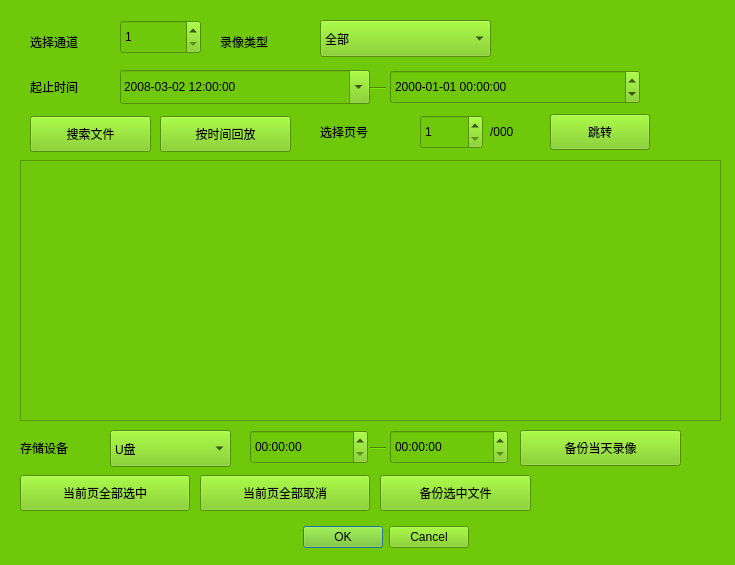
<ui version="4.0" >
 <class>frm_searchfile</class>
 <widget class="QWidget" name="frm_searchfile" >
  <property name="windowModality" >
   <enum>Qt::WindowModal</enum>
  </property>
  <property name="geometry" >
   <rect>
    <x>0</x>
    <y>0</y>
    <width>735</width>
    <height>565</height>
   </rect>
  </property>
  <property name="windowTitle" >
   <string>录像文件搜索</string>
  </property>
  <property name="styleSheet" >
   <string notr="true" >font: 12pt "WenQuanYi Zen Hei";
background-color: rgb(112, 200, 11);</string>
  </property>
  <widget class="QLabel" name="label" >
   <property name="geometry" >
    <rect>
     <x>30</x>
     <y>30</y>
     <width>91</width>
     <height>24</height>
    </rect>
   </property>
   <property name="text" >
    <string>选择通道</string>
   </property>
  </widget>
  <widget class="QLabel" name="label_2" >
   <property name="geometry" >
    <rect>
     <x>30</x>
     <y>75</y>
     <width>91</width>
     <height>24</height>
    </rect>
   </property>
   <property name="text" >
    <string>起止时间</string>
   </property>
  </widget>
  <widget class="QLabel" name="label_3" >
   <property name="geometry" >
    <rect>
     <x>490</x>
     <y>120</y>
     <width>70</width>
     <height>24</height>
    </rect>
   </property>
   <property name="text" >
    <string>/000</string>
   </property>
  </widget>
  <widget class="QLabel" name="label_4" >
   <property name="geometry" >
    <rect>
     <x>220</x>
     <y>30</y>
     <width>91</width>
     <height>24</height>
    </rect>
   </property>
   <property name="text" >
    <string>录像类型</string>
   </property>
  </widget>
  <widget class="QLabel" name="label_5" >
   <property name="geometry" >
    <rect>
     <x>20</x>
     <y>436</y>
     <width>91</width>
     <height>24</height>
    </rect>
   </property>
   <property name="text" >
    <string>存储设备</string>
   </property>
  </widget>
  <widget class="QLabel" name="label_6" >
   <property name="geometry" >
    <rect>
     <x>320</x>
     <y>120</y>
     <width>91</width>
     <height>24</height>
    </rect>
   </property>
   <property name="text" >
    <string>选择页号</string>
   </property>
  </widget>
  <widget class="QDialogButtonBox" name="buttonBox" >
   <property name="geometry" >
    <rect>
     <x>280</x>
     <y>520</y>
     <width>189</width>
     <height>34</height>
    </rect>
   </property>
   <property name="standardButtons" >
    <set>QDialogButtonBox::Cancel|QDialogButtonBox::Ok</set>
   </property>
  </widget>
  <widget class="QTableView" name="tableView" >
   <property name="geometry" >
    <rect>
     <x>20</x>
     <y>160</y>
     <width>701</width>
     <height>261</height>
    </rect>
   </property>
  </widget>
  <widget class="QComboBox" name="comboBox" >
   <property name="geometry" >
    <rect>
     <x>110</x>
     <y>430</y>
     <width>121</width>
     <height>37</height>
    </rect>
   </property>
   <item>
    <property name="text" >
     <string>U盘</string>
    </property>
   </item>
   <item>
    <property name="text" >
     <string>硬盘</string>
    </property>
   </item>
  </widget>
  <widget class="QPushButton" name="pushButton" >
   <property name="geometry" >
    <rect>
     <x>520</x>
     <y>430</y>
     <width>161</width>
     <height>36</height>
    </rect>
   </property>
   <property name="text" >
    <string>备份当天录像</string>
   </property>
  </widget>
  <widget class="QPushButton" name="pushButton_2" >
   <property name="geometry" >
    <rect>
     <x>380</x>
     <y>475</y>
     <width>151</width>
     <height>36</height>
    </rect>
   </property>
   <property name="text" >
    <string>备份选中文件</string>
   </property>
  </widget>
  <widget class="QPushButton" name="pushButton_3" >
   <property name="geometry" >
    <rect>
     <x>20</x>
     <y>475</y>
     <width>170</width>
     <height>36</height>
    </rect>
   </property>
   <property name="text" >
    <string>当前页全部选中</string>
   </property>
  </widget>
  <widget class="QPushButton" name="pushButton_4" >
   <property name="geometry" >
    <rect>
     <x>200</x>
     <y>475</y>
     <width>170</width>
     <height>36</height>
    </rect>
   </property>
   <property name="text" >
    <string>当前页全部取消</string>
   </property>
  </widget>
  <widget class="QTimeEdit" name="timeEdit" >
   <property name="geometry" >
    <rect>
     <x>250</x>
     <y>430</y>
     <width>118</width>
     <height>34</height>
    </rect>
   </property>
   <property name="displayFormat" >
    <string>hh:mm:ss</string>
   </property>
  </widget>
  <widget class="QTimeEdit" name="timeEdit_2" >
   <property name="geometry" >
    <rect>
     <x>390</x>
     <y>430</y>
     <width>118</width>
     <height>34</height>
    </rect>
   </property>
   <property name="displayFormat" >
    <string>hh:mm:ss</string>
   </property>
  </widget>
  <widget class="Line" name="line" >
   <property name="geometry" >
    <rect>
     <x>370</x>
     <y>440</y>
     <width>16</width>
     <height>16</height>
    </rect>
   </property>
   <property name="orientation" >
    <enum>Qt::Horizontal</enum>
   </property>
  </widget>
  <widget class="QSpinBox" name="spinBox" >
   <property name="geometry" >
    <rect>
     <x>120</x>
     <y>20</y>
     <width>81</width>
     <height>34</height>
    </rect>
   </property>
   <property name="minimum" >
    <number>1</number>
   </property>
   <property name="maximum" >
    <number>16</number>
   </property>
  </widget>
  <widget class="QComboBox" name="comboBox_2" >
   <property name="geometry" >
    <rect>
     <x>320</x>
     <y>20</y>
     <width>171</width>
     <height>37</height>
    </rect>
   </property>
   <item>
    <property name="text" >
     <string>全部</string>
    </property>
   </item>
  </widget>
  <widget class="QDateTimeEdit" name="dateTimeEdit" >
   <property name="geometry" >
    <rect>
     <x>120</x>
     <y>70</y>
     <width>250</width>
     <height>34</height>
    </rect>
   </property>
   <property name="date" >
    <date>
     <year>2008</year>
     <month>3</month>
     <day>2</day>
    </date>
   </property>
   <property name="time" >
    <time>
     <hour>12</hour>
     <minute>0</minute>
     <second>0</second>
    </time>
   </property>
   <property name="currentSection" >
    <enum>QDateTimeEdit::YearSection</enum>
   </property>
   <property name="displayFormat" >
    <string>yyyy-MM-dd hh:mm:ss</string>
   </property>
   <property name="calendarPopup" >
    <bool>true</bool>
   </property>
  </widget>
  <widget class="QDateTimeEdit" name="dateTimeEdit_2" >
   <property name="geometry" >
    <rect>
     <x>390</x>
     <y>70</y>
     <width>250</width>
     <height>34</height>
    </rect>
   </property>
   <property name="displayFormat" >
    <string>yyyy-MM-dd hh:mm:ss</string>
   </property>
  </widget>
  <widget class="Line" name="line_2" >
   <property name="geometry" >
    <rect>
     <x>370</x>
     <y>80</y>
     <width>16</width>
     <height>16</height>
    </rect>
   </property>
   <property name="orientation" >
    <enum>Qt::Horizontal</enum>
   </property>
  </widget>
  <widget class="QPushButton" name="pushButton_5" >
   <property name="geometry" >
    <rect>
     <x>30</x>
     <y>116</y>
     <width>121</width>
     <height>36</height>
    </rect>
   </property>
   <property name="text" >
    <string>搜索文件</string>
   </property>
  </widget>
  <widget class="QPushButton" name="pushButton_6" >
   <property name="geometry" >
    <rect>
     <x>160</x>
     <y>116</y>
     <width>131</width>
     <height>36</height>
    </rect>
   </property>
   <property name="text" >
    <string>按时间回放</string>
   </property>
  </widget>
  <widget class="QPushButton" name="pushButton_7" >
   <property name="geometry" >
    <rect>
     <x>550</x>
     <y>114</y>
     <width>100</width>
     <height>36</height>
    </rect>
   </property>
   <property name="text" >
    <string>跳转</string>
   </property>
  </widget>
  <widget class="QSpinBox" name="spinBox_2" >
   <property name="geometry" >
    <rect>
     <x>420</x>
     <y>115</y>
     <width>63</width>
     <height>34</height>
    </rect>
   </property>
   <property name="minimum" >
    <number>1</number>
   </property>
   <property name="maximum" >
    <number>999</number>
   </property>
  </widget>
 </widget>
 <resources/>
 <connections/>
</ui>
